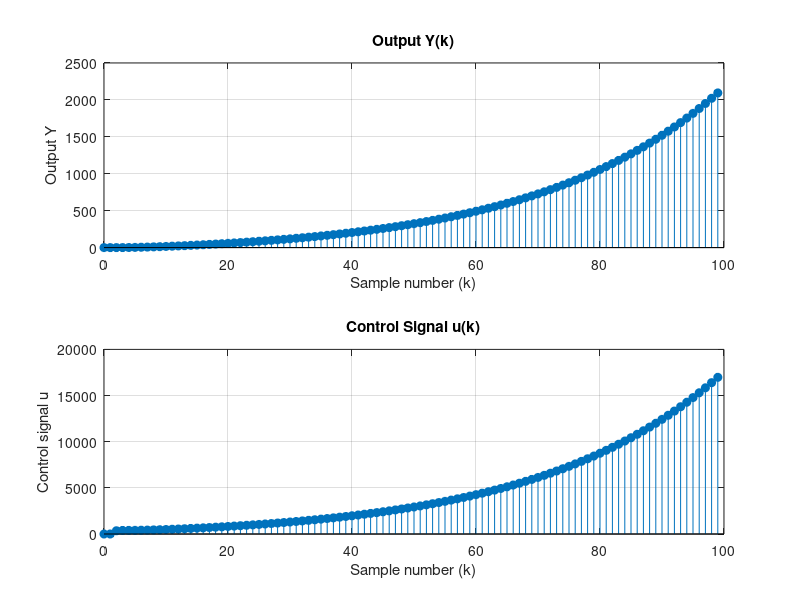

Write the MATLAB code that produced this figure.
% Coefficients:
A = [1, -1.825, 0.8325];
B = [0, 0.00094, 0.00088];
C = [1, -0.0917];
D = [-34.43, -7.478];
% Reference factor:
Kr = 351.65;
% Polynomial degrees:
na = length(A) - 1;
nb = length(B) - 1;
nc = length(C) - 1;
nd = length(D) - 1;

N = 100;
r = ones(1, N); % r(k) = 1 (step signal)
u = zeros(1, N);
y = zeros(1, N);

for k = 1:N
    if k > max([na, nb, nc, nd])
        y(k) = -sum(A(2:end) .* y(k-1:-1:k-na)) + sum(B(2:end) .* u(k-1:-1:k-nb));
        % U(Z)C(z) = KrR(z) - D(z)Y(z)
        u(k) = (Kr * r(k-nc) - sum(D(2:end) .* y(k-1:-1:k-nd)) - sum(C(2:end) .* u(k-1:-1:k-nc))) / C(1);
    end
end

% Plot
figure;
subplot(2,1,1);
stem(0:N-1, y, 'filled');
title('Output Y(k)');
xlabel('Sample number (k)'); ylabel('Output Y'); grid;

subplot(2,1,2);
stem(0:N-1, u, 'filled');
title('Control Signal u(k)');
xlabel('Sample number (k)'); ylabel('Control signal u'); grid;